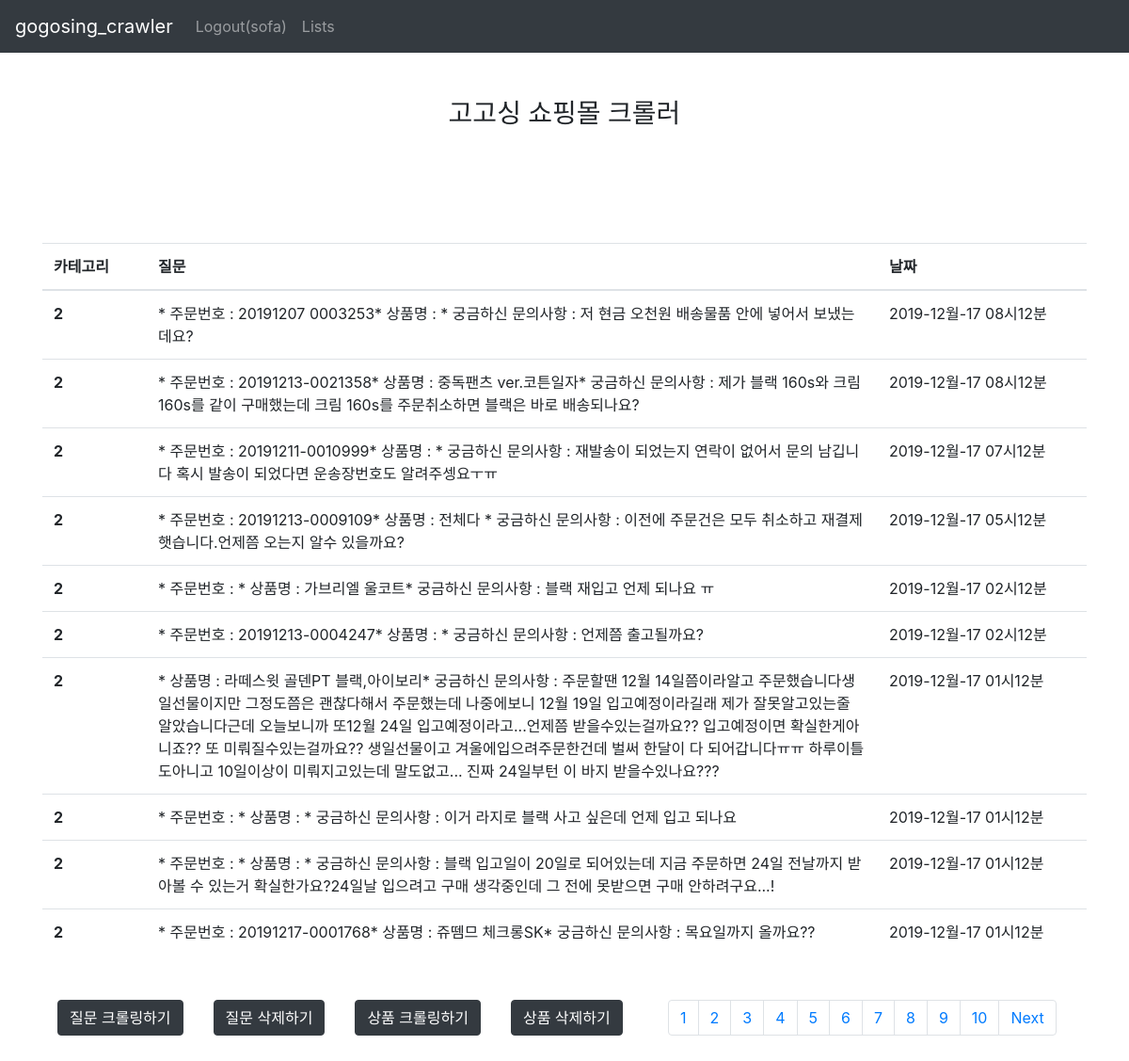
Page /home?page=3 (signed in) on the committed database.
### core/models.py (models this page shows)
class Question(models.Model):
    product_code = models.IntegerField(verbose_name='상품 코드', default=0)
    article = models.TextField(verbose_name='질문 제목')
    date = models.DateTimeField(verbose_name='등록 시간')
    category = models.ForeignKey(Category, verbose_name='카테고리', on_delete=models.CASCADE)
    class Meta:
        verbose_name = '질문'
        verbose_name_plural = '질문'

### core/views.py (the view)
# urls.py: path('home', views.home, name="home"),
def home(request):
    import math
    if request.user.is_anonymous == True:
        return redirect('/')
    category = models.Category.objects.all().order_by('id')
    questions = models.Question.objects.all().order_by('category_id')
    total_counts = questions.count()
    current_page = request.GET.get('page', 1) # 현재 페이지
    page_now = int(current_page) # 현재 페이지 사용하기 위해서
    lists_per_page = 10  # 한 페이지당 게시물 수
    page_total = math.ceil(total_counts / lists_per_page)
    start_list = (page_now - 1) * lists_per_page  # 페이지마다 시작하는 게시물
    end_list = start_list + lists_per_page  # 페이지마다 끝나는 게시물
    questions = questions[int(start_list): int(end_list)]
    first_page = math.floor(page_now *0.1) * lists_per_page + 1 #페이지네이션 10개씩 끊기 //
    last_page = first_page + lists_per_page #페이지네이션 10개씩 끊기
    if page_now % 10 == 0:
        first_page = first_page - 10
        last_page = last_page - 10
    if last_page > page_total:
        last_page = page_total + 1
    next= {}
    next[0] = 0
    if math.floor(page_total/10) == math.floor(first_page/10):
        next[0] = 1
    prev_page = first_page - 10
    after_page = last_page
    if first_page == 1:
        prev_page = 1
    pages = {}
    pages[0] = prev_page
    pages[1] = after_page
    page_control = {}
    page_control[0] = first_page
    page_control[1] = last_page
    dic_page_total = {}
    for i in range(first_page, last_page):
        dic_page_total[i] = i
    return render(request, 'core/user/home.html', {'questions': questions, 'dic_page_total': dic_page_total, 'pages': pages,
                                                   'page_control' : page_control, 'next': next, 'category' : category})

### core/templates/core/user/home.html (shortened to what this page needs)
{% extends 'core/user/base.html' %}
{% block content %}
    <div class="container">
        <h3 class="text-center my-5">고고싱 쇼핑몰 크롤러</h3>
        <table class="table my-5">
            <thead>
            <tr>
                <th width="10%">카테고리</th>
                <th width="70%">질문</th>
                <th width="20%">날짜</th>
            </tr>
            </thead>
            <tbody>
            {% for question in questions %}
                <tr>
                    <th>{{ question.category_id }}</th>
                    <td>
                        <div class="question" style="cursor: pointer;">
                            {{ question.article }}
                        </div>
                    </td>
                    <td>{{ question.date|date:"Y-M-d H시m분" }}</td>
                </tr>
            {% endfor %}
            </tbody>
        </table>
        <button type="button" class="btn btn-dark float-left mx-3">질문 크롤링하기</button>
        <button type="button" class="btn btn-dark float-left mx-3">질문 삭제하기</button>
        <button type="button" class="btn btn-dark float-left mx-3">상품 크롤링하기</button>
        <button type="button" class="btn btn-dark float-left mx-3">상품 삭제하기</button>
        <ul class="pagination justify-content-center my-5">
            {% for i in dic_page_total %}
                <li class="page-item"><a class="page-link" href="?page={{ i }}">{{ i }}</a></li>
            {% endfor %}
            {% if next.0 != 1 %}
                <li class="page-item next"><a class="page-link" href="?page={{ pages.1 }}">Next</a></li>
            {% endif %}
        </ul>
    </div>
{% endblock %}

### core/templates/core/user/base.html (shortened to what this page needs)
<!doctype html>
<html>
<head>
    <link rel="stylesheet" href="https://stackpath.bootstrapcdn.com/bootstrap/4.3.1/css/bootstrap.min.css"
>
</head>
<body>
<nav class="navbar navbar-expand-lg navbar-dark bg-dark" xmlns="http://www.w3.org/1999/html">
    <a class="navbar-brand" href=".">gogosing_crawler</a>
    <div class="collapse navbar-collapse navbar-right" id="navbarSupportedContent">
        <div class="collapse navbar-collapse" id="navbarNav">
            <ul class="navbar-nav">
                {% if request.user.is_anonymous == True %}
                    <li class="nav-item">
                        <a class="nav-link" href="signup">Sign Up</a>
                    </li>
                    <li class="nav-item">
                        <a class="nav-link" href="login">Login</a>
                    </li>
                {% else %}
                    <li class="nav-item">
                        <a class="nav-link" href="logout">Logout({{ request.user.username }})</a>
                    </li>
                {% endif %}
                <li class="nav-item">
                    <a class="nav-link" href="home">Lists</a>
                </li>
            </ul>
        </div>
</nav>
{% block content %}
{% endblock %}
</body>
</html>

### rows in the picture
Question: category_id "2", article "* 주문번호 : 20191207 0003253* 상품명 : * 궁금하신 문의사항 : 저 현금 오천원 배송물품 안에 넣어서 보냈는데요?", date "2019-12월-17 08시12분"
Question: category_id "2", article "* 주문번호 : 20191213-0021358* 상품명 : 중독팬츠 ver.코튼일자* 궁금하신 문의사항 : 제가 블랙 160s와 크림 160s를 같이 구매했는데 크림 160s를 주문취소하면 블랙은 바로 배송되나요?", date "2019-12월-17 08시12분"
Question: category_id "2", article "* 주문번호 : 20191211-0010999* 상품명 : * 궁금하신 문의사항 : 재발송이 되었는지 연락이 없어서 문의 남깁니다 혹시 발송이 되었다면 운송장번호도 알려주셍요ㅜㅠ", date "2019-12월-17 07시12분"
Question: category_id "2", article "* 주문번호 : 20191213-0009109* 상품명 : 전체다 * 궁금하신 문의사항 : 이전에 주문건은 모두 취소하고 재결제 햇습니다.언제쯤 오는지 알수 있을까요?", date "2019-12월-17 05시12분"
Question: category_id "2", article "* 주문번호 : * 상품명 : 가브리엘 울코트* 궁금하신 문의사항 : 블랙 재입고 언제 되나요 ㅠ", date "2019-12월-17 02시12분"
Question: category_id "2", article "* 주문번호 : 20191213-0004247* 상품명 : * 궁금하신 문의사항 : 언제쯤 출고될까요?", date "2019-12월-17 02시12분"
Question: category_id "2", article "* 상품명 : 라떼스윗 골덴PT 블랙,아이보리* 궁금하신 문의사항 : 주문할땐 12월 14일쯤이라알고 주문했습니다생일선물이지만 그정도쯤은 괜찮다해서 주문했는데 나중에보니 12월 19일 입고예정이라길래 제가 잘못알고있는줄 알았습니다근데 오늘보니까 또12월 24일 입고예정이라고...언제쯤 받을수있는걸까요?? 입고예정이면 확실한게아니죠?? 또 미뤄질수있는걸까요?? 생일선물이고 겨울에입으려주문한건데 벌써 한달이 다 되어갑니다ㅠㅠ 하루이틀도아니고 10일이상이 미뤄지고있는데 말도없고... 진짜 24일부턴 이 바지 받을수있나요???", date "2019-12월-17 01시12분"
Question: category_id "2", article "* 주문번호 : * 상품명 : * 궁금하신 문의사항 : 이거 라지로 블랙 사고 싶은데 언제 입고 되나요", date "2019-12월-17 01시12분"
Question: category_id "2", article "* 주문번호 : * 상품명 : * 궁금하신 문의사항 : 블랙 입고일이 20일로 되어있는데 지금 주문하면 24일 전날까지 받아볼 수 있는거 확실한가요?24일날 입으려고 구매 생각중인데 그 전에 못받으면 구매 안하려구요...!", date "2019-12월-17 01시12분"
Question: category_id "2", article "* 주문번호 : 20191217-0001768* 상품명 : 쥬뗌므 체크롱SK* 궁금하신 문의사항 : 목요일까지 올까요??", date "2019-12월-17 01시12분"

### other values in the picture
{{ request.user.username }} "sofa"
{{ i }} "1" "2" "3" "4" "5" "6" "7" "8" "9" "10"
